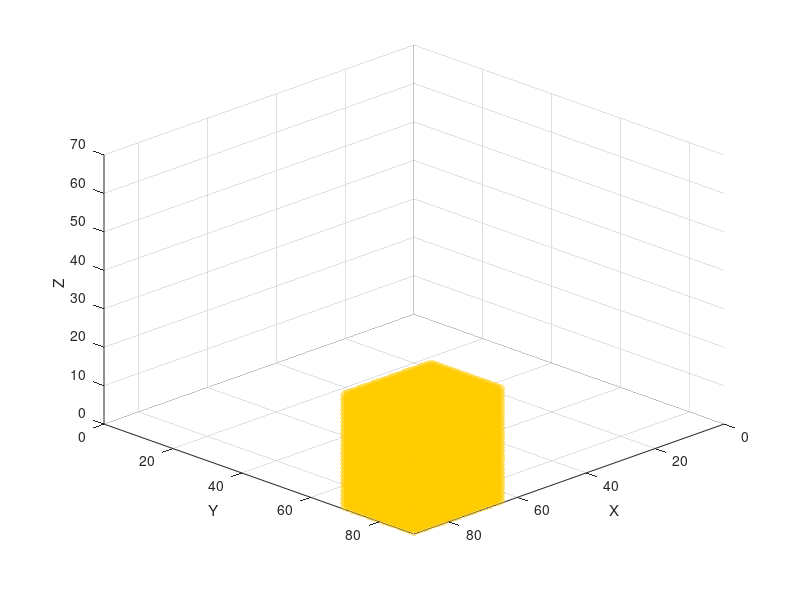

Reproduce this figure in MATLAB. (Note: this script raises an error after producing the figure.)
%% Map dimensions (MAKE SURE THEY ARE THE SAME AS THE MAP CREATOR)
mapSizeX = 90; mapSizeY = 90; mapSizeZ = 70;
mapSize = [mapSizeX, mapSizeY, mapSizeZ];

%% Generate ROI and Object positions
% We store environment state in this matrix with this values:
% ---- 0 = free | 1= Occupied | 2 = unexplored | 3 = Frontier | 4 = ROI | 
% ---- 5 = Object
voxelStates = 2*ones(mapSize);

%% DEFINE ROI SETTINGS
voxelStates(65:90, 70:90, 1:30) = 4;

%% DEFINE OBJECTIVE LOCATION
objectX=87; objectY=85; objectZ=15;

% Define the object value
objectValue = 5;
% Compute 3x3x3 block centered on the object position
for dx = -1:1
    for dy = -1:1
        for dz = -1:1
            x = objectX + dx;
            y = objectY + dy;
            z = objectZ + dz;

            % Check bounds before assigning
            if x >= 1 && x <= size(voxelStates,1) && ...
               y >= 1 && y <= size(voxelStates,2) && ...
               z >= 1 && z <= size(voxelStates,3)
                voxelStates(x,y,z) = objectValue;
            end
        end
    end
end

figure;             
hold on; 
axis([0 mapSize(1) 0 mapSize(2) 0 mapSize(3)]);
grid on;
xlabel('X'); ylabel('Y'); zlabel('Z');


[rx, ry, rz] = ind2sub(size(voxelStates), find(voxelStates == 4));
scatter3(rx-0.5, ry-0.5, rz-0.5, 50, [1, 0.8, 0], 'filled', 'MarkerFaceAlpha', 0.5);

[gx, gy, gz] = ind2sub(size(voxelStates), find(voxelStates == 5));
scatter3(gx-0.5, gy-0.5, gz-0.5, 50, [0.6, 0.2, 0.8], 'filled', 'MarkerFaceAlpha', 1);

view(135, 30);

%% Save Voxel Initial States Matrix
save('../../Maps_ROI_Object_Situations/LivingRoom_2_situations/LivingRoom_2_voxelStates_5.mat','voxelStates');
disp('saved voxelStates')
